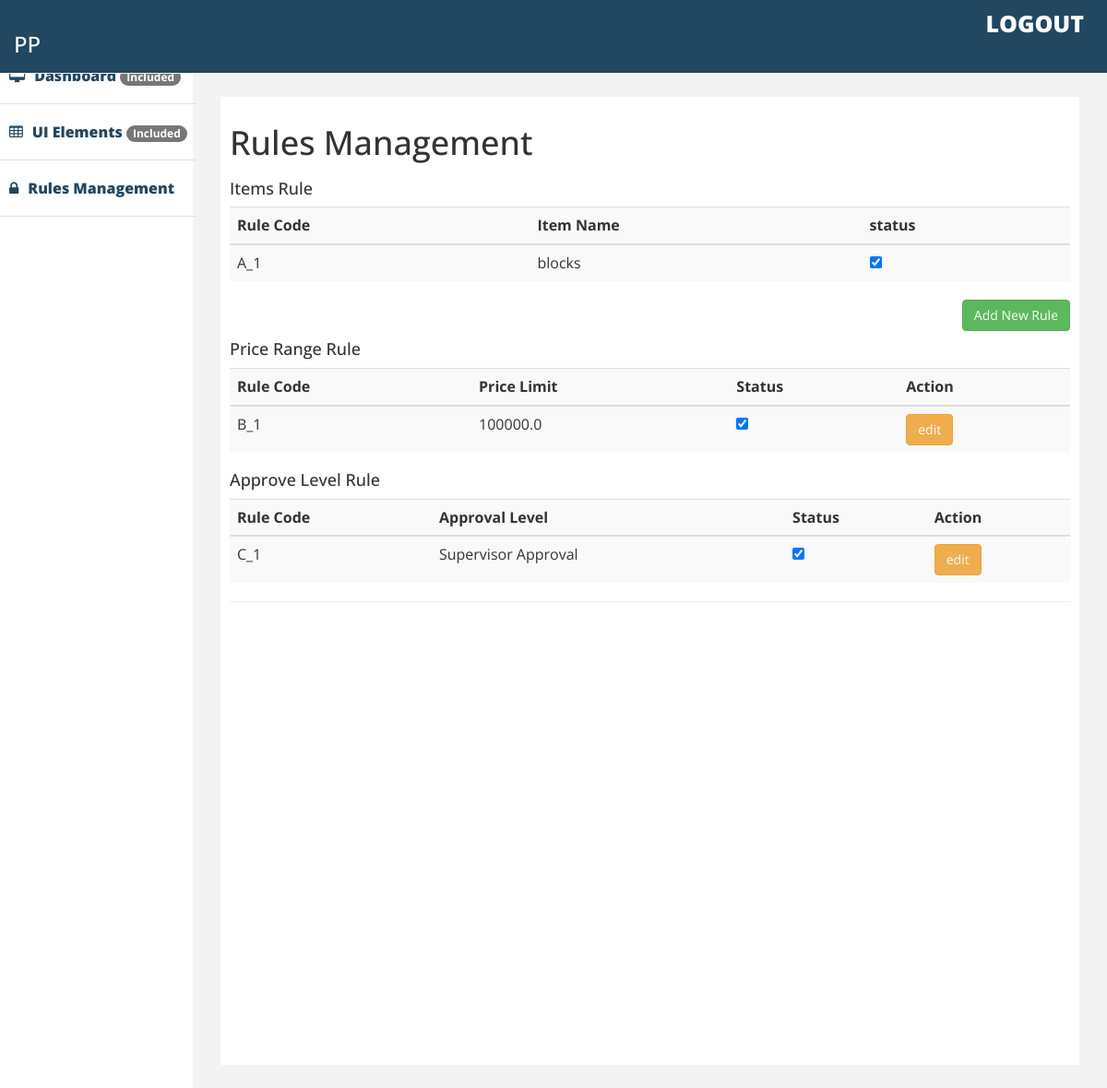
The app's page /rulelist/, older data.
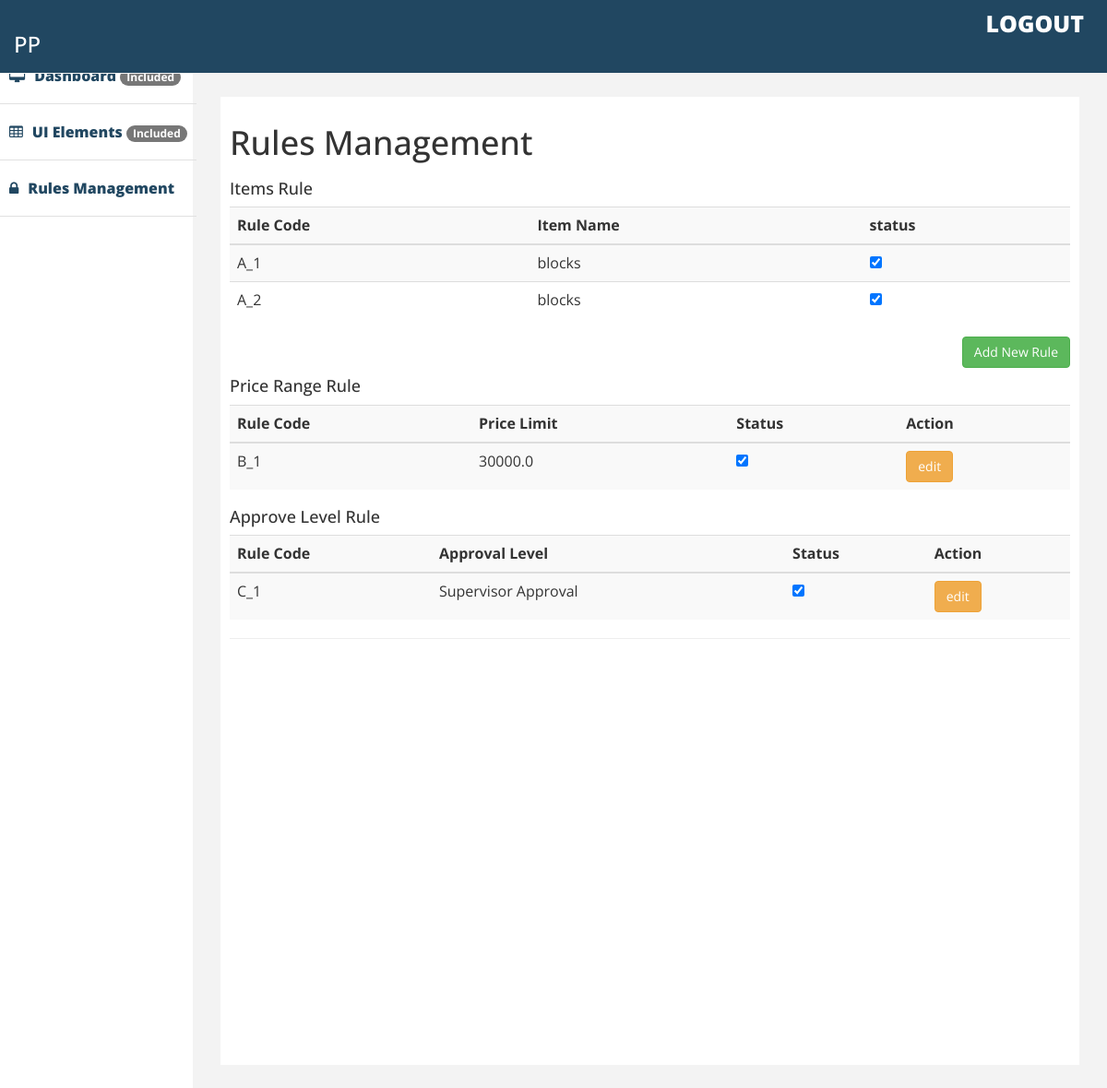
The same page, newer data.
### orders/models.py (models this page shows, shortened)
class Rule1(models.Model):
    rule_code = models.CharField(max_length=15)
    item = models.ForeignKey(Item, on_delete=models.CASCADE)
    active_status = models.BooleanField(default=True)

class Item(models.Model):
    name = models.CharField(max_length=50)
    description = models.CharField(max_length=250, null=True, blank=True)

class Rule2(models.Model):
    rule_code = models.CharField(max_length=15)
    price_limit = models.FloatField(null=True, blank=True)
    active_status = models.BooleanField(default=True)

class Rule3(models.Model):
    rule_code = models.CharField(max_length=15)
    level = models.IntegerField(default=1, null=False, blank=False)
    active_status = models.BooleanField(default=True)

### orders/views.py (the view)
# urls.py: path('rulelist/', views.Ruleslist.as_view(), name='rulelist'),
class Ruleslist(generic.ListView):
    model = Pending_orders
    template_name = 'rules_management/rulesList.html'
    context_object_name = 'listdata'
    def get_context_data(self, **kwargs):
        context = super(Ruleslist, self).get_context_data(**kwargs)
        context.update({
            'rule1': Rule1.objects.select_related('item'),
            'rule2': Rule2.objects.all(),
            'rule3': Rule3.objects.all(),
            'items': Item.objects.all(),
        })
        return context

### orders/templates/rules_management/rulesList.html (shortened to what this page needs)
{% extends '../base.html' %}
{% load static %}
{% block content %}
<div id="page-wrapper">
  <div id="page-inner">
    <div class="row">
      <div class="col-md-12">
        <h1>Rules Management</h1>
      </div>
    </div>
    <h4>Items Rule</h4>
    <table class="table table-striped">
      <th scope="col" >Rule Code</th>
      <th scope="col">Item Name</th>
      <th scope="col">status</th>
    <tbody>
      {% for rule in rule1 %}
      <tr>
        <td>{{rule.rule_code}}</td>
        <td>{{rule.item.name}}</td>
        <td>
          {% if rule.active_status == True %}
          <input type="checkbox" checked data-toggle="toggle" id="rule1Activate" data-id="{{rule.id}}" name="rule1Activate">
          {% else %}
          <input type="checkbox" data-toggle="toggle" id="rule1Activate" data-id="{{rule.id}}" name="rule1Activate">
          {% endif %}
        </td>
      </tr>
      {% endfor %}
    </tbody>
    </table>
    <button type="button" class="btn btn-success pull-right" data-toggle="modal" id="addItemRule" data-target="#addRule1">Add New Rule</button>
    <div class="row"></div>
    <h4>Price Range Rule</h4>
    <table class="table table-striped">
      <th>Rule Code</th>
      <th>Price Limit</th>
      <th>Status</th>
      <th>Action</th>
    <tbody>
      {% for rule in rule2 %}
      <tr>
        <td>{{rule.rule_code}}</td>
        <td>{{rule.price_limit}}</td>
        <td>
          {% if rule.active_status == True %}
          <input type="checkbox" checked data-toggle="toggle" id="rule2Activate" data-id="{{rule.id}}" name="rule2Activate">
          {% else %}
          <input type="checkbox" data-toggle="toggle" id="rule2Activate" data-id="{{rule.id}}" name="rule2Activate">
          {% endif %}
        </td>
        <td>
          <button type="button" class="btn btn-warning" data-toggle="modal" id="mdo" data-target="#exampleModal" data-whatever="{{rule.id}}">edit</button>
        </td>
      </tr>
      {% endfor %}
    </tbody>
    </table>
    <h4>Approve Level Rule</h4>
    <table class="table table-striped">
      <th>Rule Code</th>
      <th>Approval Level</th>
      <th>Status</th>
      <th>Action</th>
    <tbody>
      {% for rule in rule3 %}
      <tr>
        <td>{{rule.rule_code}}</td>
        <td>
          {% if rule.level == 1 %}
          <p>Supervisor Approval</p>
          {% else %}
          <p>Supervisor & Manager Approval</p>
          {% endif %}
        </td>
        <td>
          {% if rule.active_status == True %}
          <input type="checkbox" checked data-toggle="toggle" id="rule3Activate" data-id="{{rule.id}}" name="rule3Activate">
          {% else %}
          <input type="checkbox" data-toggle="toggle" id="rule3Activate" data-id="{{rule.id}}" name="rule3Activate">
          {% endif %}
        </td>
        <td>
          <button type="button" class="btn btn-warning" data-toggle="modal" id="mdo" data-target="#exampleModal1" data-whatever="{{rule.id}}">edit</button>
        </td>
      </tr>
      {% endfor %}
    </tbody>
    </table>
    <hr />
  </div>
</div>
{% endblock %}

### orders/templates/base.html (shortened to what this page needs)
﻿{% load static %}
<!DOCTYPE html>
<html xmlns="http://www.w3.org/1999/xhtml">
  <head>
    <link href="{% static 'css/bootstrap.css'%}" rel="stylesheet" />
    <link href="{% static 'css/font-awesome.css'%}" rel="stylesheet" />
    <link href=" {% static 'css/custom.css'%}" rel="stylesheet" />
  </head>
  <body>
    <div id="wrapper">
      <div class="navbar navbar-inverse navbar-fixed-top">
        <div class="adjust-nav">
          <div class="navbar-header">
            <a class="navbar-brand" href="#">
              <h3 style="color: #fff">PP</h3>
            </a>
          </div>
          <span class="logout-spn">
            <a href="#" style="color: #fff">LOGOUT</a>
          </span>
        </div>
      </div>
      <nav class="navbar-default navbar-side" role="navigation">
        <div class="sidebar-collapse">
          <ul class="nav" id="main-menu">
            <li>
              <a href="#"
                ><i class="fa fa-desktop"></i>Dashboard
                <span class="badge">Included</span></a
              >
            </li>
            <li>
              <a href="#"
                ><i class="fa fa-table"></i>UI Elements
                <span class="badge">Included</span></a
              >
            </li>
            <li>
              <a href="{% url 'rulelist'%}"
                ><i class="fa fa-lock"></i>Rules Management
                </a
              >
            </li>
          </ul>
        </div>
      </nav>
    </div>
    <main>{% block content %} {% endblock content %}</main>
    <link href="https://gitcdn.github.io/bootstrap-toggle/2.2.2/css/bootstrap-toggle.min.css" rel="stylesheet">
  </body>
</html>

### static/css/custom.css (style rules this page uses)
body { font-family: 'Open Sans', sans-serif; line-height:30px; }
#wrapper { width: 100%; margin-top:50px; }
#page-wrapper { padding: 15px 15px; min-height: 600px; background:#F3F3F3; }
#page-inner { width:100%; margin:10px 20px 10px 0px; background-color:#fff!important; padding:10px; min-height:1050px; }
.sidebar-collapse .nav { padding:0; padding-top:50px; position: fixed; top: 2; }
.sidebar-collapse > .nav > li > a { padding:15px 10px; color: #214761; font-weight: 900; font-size: 16px; }
.sidebar-collapse > .nav > li { border-bottom:1px solid #e1e1e1; }
.navbar-side { border:none; background-color: #fff; }
.navbar-inverse { background-color: #214761; border-color: #F0F0F0; min-height: 80px; }
.nav > li > a > i { margin-right:10px; }
.logout-spn { float:right; color:#fff; font-size:25px; font-weight:800; margin:20px; margin: 10px 25px 10px 50px; }
.logout-spn a { text-decoration:none; }
@media (min-width:768px) { #page-wrapper { margin: 0 0 0 209px; padding: 15px 30px; min-height: 1050px; } }
@media (min-width:768px) { .navbar-side { z-index: 1; position: absolute; width: 260px; } }

Row changes from the older to the newer data that the page shows:
added Rule1: rule_code "A_2", item.name "blocks"
changed Rule2 "B_1": price_limit "100000.0" → "30000.0"
